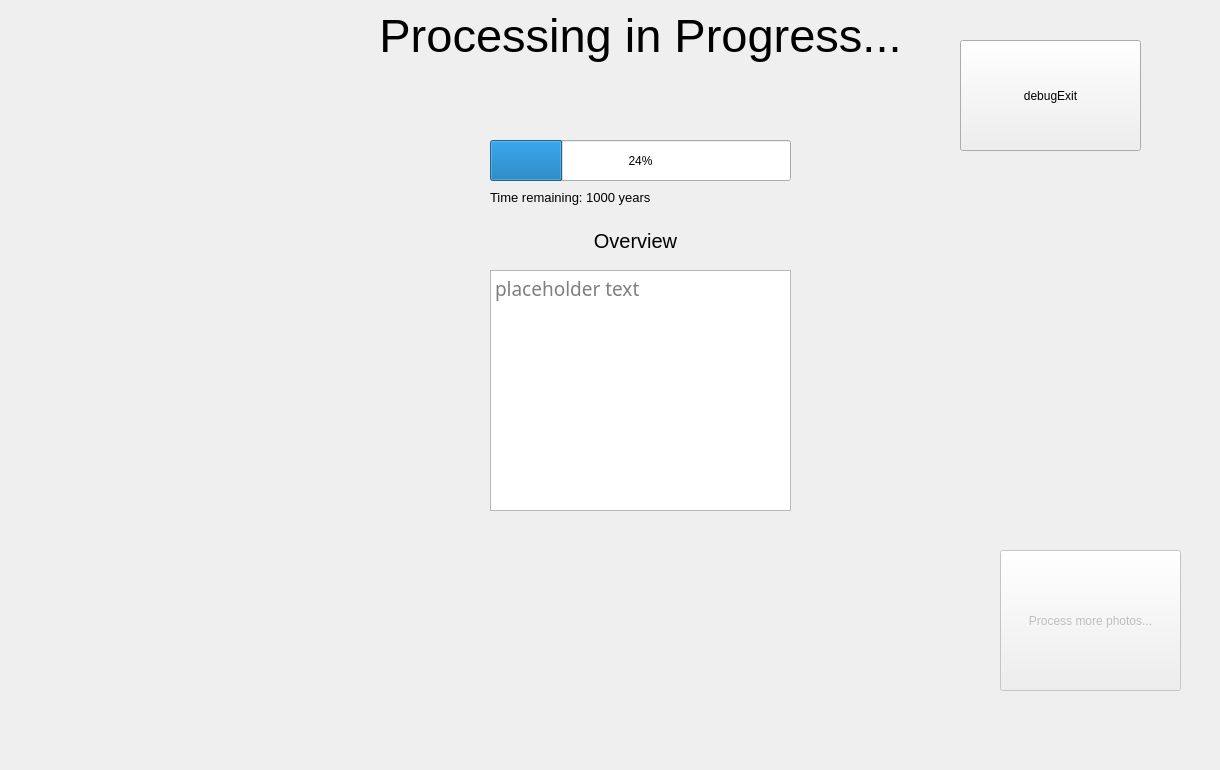
<?xml version="1.0" encoding="UTF-8"?>
<ui version="4.0">
 <class>Form</class>
 <widget class="QWidget" name="Form">
  <property name="geometry">
   <rect>
    <x>0</x>
    <y>0</y>
    <width>1220</width>
    <height>770</height>
   </rect>
  </property>
  <property name="windowTitle">
   <string>Form</string>
  </property>
  <widget class="QLabel" name="label">
   <property name="geometry">
    <rect>
     <x>310</x>
     <y>0</y>
     <width>661</width>
     <height>71</height>
    </rect>
   </property>
   <property name="font">
    <font>
     <pointsize>35</pointsize>
    </font>
   </property>
   <property name="text">
    <string>Processing in Progress...</string>
   </property>
   <property name="alignment">
    <set>Qt::AlignmentFlag::AlignCenter</set>
   </property>
  </widget>
  <widget class="QPushButton" name="closeButton">
   <property name="enabled">
    <bool>false</bool>
   </property>
   <property name="geometry">
    <rect>
     <x>1000</x>
     <y>550</y>
     <width>181</width>
     <height>141</height>
    </rect>
   </property>
   <property name="text">
    <string>Process more photos...</string>
   </property>
  </widget>
  <widget class="QProgressBar" name="progressBar">
   <property name="geometry">
    <rect>
     <x>490</x>
     <y>140</y>
     <width>301</width>
     <height>41</height>
    </rect>
   </property>
   <property name="value">
    <number>24</number>
   </property>
  </widget>
  <widget class="QLabel" name="timeRemainingLabel">
   <property name="geometry">
    <rect>
     <x>490</x>
     <y>190</y>
     <width>191</width>
     <height>21</height>
    </rect>
   </property>
   <property name="font">
    <font>
     <pointsize>10</pointsize>
    </font>
   </property>
   <property name="text">
    <string>Time remaining: 1000 years</string>
   </property>
   <property name="alignment">
    <set>Qt::AlignmentFlag::AlignLeading|Qt::AlignmentFlag::AlignLeft|Qt::AlignmentFlag::AlignTop</set>
   </property>
  </widget>
  <widget class="QTextBrowser" name="statusTextBrowser">
   <property name="geometry">
    <rect>
     <x>490</x>
     <y>270</y>
     <width>301</width>
     <height>241</height>
    </rect>
   </property>
   <property name="font">
    <font>
     <family>Noto Sans</family>
     <pointsize>14</pointsize>
    </font>
   </property>
   <property name="html">
    <string>&lt;!DOCTYPE HTML PUBLIC &quot;-//W3C//DTD HTML 4.0//EN&quot; &quot;http://www.w3.org/TR/REC-html40/strict.dtd&quot;&gt;
&lt;html&gt;&lt;head&gt;&lt;meta name=&quot;qrichtext&quot; content=&quot;1&quot; /&gt;&lt;meta charset=&quot;utf-8&quot; /&gt;&lt;style type=&quot;text/css&quot;&gt;
p, li { white-space: pre-wrap; }
hr { height: 1px; border-width: 0; }
li.unchecked::marker { content: &quot;\2610&quot;; }
li.checked::marker { content: &quot;\2612&quot;; }
&lt;/style&gt;&lt;/head&gt;&lt;body style=&quot; font-family:'Noto Sans'; font-size:14pt; font-weight:400; font-style:normal;&quot;&gt;
&lt;p style=&quot;-qt-paragraph-type:empty; margin-top:0px; margin-bottom:0px; margin-left:0px; margin-right:0px; -qt-block-indent:0; text-indent:0px; font-family:'Adwaita Mono';&quot;&gt;&lt;br /&gt;&lt;/p&gt;&lt;/body&gt;&lt;/html&gt;</string>
   </property>
   <property name="placeholderText">
    <string>placeholder text</string>
   </property>
  </widget>
  <widget class="QLabel" name="statusTitleLabel">
   <property name="geometry">
    <rect>
     <x>585</x>
     <y>225</y>
     <width>101</width>
     <height>31</height>
    </rect>
   </property>
   <property name="font">
    <font>
     <pointsize>15</pointsize>
    </font>
   </property>
   <property name="text">
    <string>Overview</string>
   </property>
   <property name="alignment">
    <set>Qt::AlignmentFlag::AlignCenter</set>
   </property>
  </widget>
  <widget class="QLabel" name="iconLabel_2">
   <property name="geometry">
    <rect>
     <x>10</x>
     <y>10</y>
     <width>171</width>
     <height>171</height>
    </rect>
   </property>
   <property name="text">
    <string/>
   </property>
   <property name="pixmap">
    <pixmap>../../../Downloads/image.png</pixmap>
   </property>
   <property name="scaledContents">
    <bool>true</bool>
   </property>
  </widget>
  <widget class="QPushButton" name="debugExit">
   <property name="geometry">
    <rect>
     <x>960</x>
     <y>40</y>
     <width>181</width>
     <height>111</height>
    </rect>
   </property>
   <property name="text">
    <string>debugExit</string>
   </property>
  </widget>
  <widget class="QLabel" name="gearIcon">
   <property name="geometry">
    <rect>
     <x>410</x>
     <y>130</y>
     <width>71</width>
     <height>71</height>
    </rect>
   </property>
   <property name="text">
    <string/>
   </property>
   <property name="pixmap">
    <pixmap>../../../Downloads/4844444.png</pixmap>
   </property>
   <property name="scaledContents">
    <bool>true</bool>
   </property>
  </widget>
 </widget>
 <resources/>
 <connections/>
</ui>
